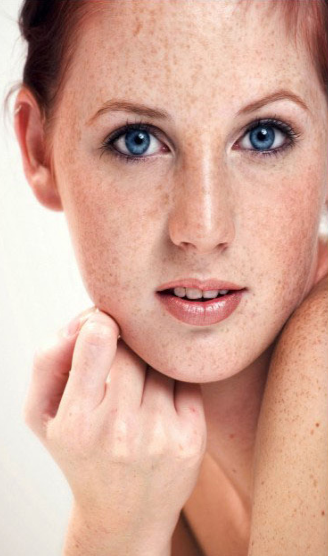
%> input picture MATLAB/Day08/portrait4.jpg, 328 x 556 px
$ octave main.m   (GNU Octave 9; MATLAB toolbox functions it lacks are replaced by stand-ins)
%> lines starting %> are read from the running program, lines starting %| are printed output that depends on the picture; in (x1, y1, x2, y2) boxes, pixels count from 0 and x2, y2 are one past the last pixel; in counts of white or black regions, pixels touching at a corner belong together; the program's own positions count from 1
### MATLAB/Day08/loadImage.m
function img = loadImage(filename)
%> called with filename = 'portrait4.jpg'
% LOADIMAGE 从 input/ 目录加载预选图片, 返回 double 类型 [0,1] 图像
%
%   img = loadImage(filename)
%
%   输入:
%       filename - input/ 下的图片文件名 (如 'portrait1.jpeg')
%   输出:
%       img      - HxWx3 的 double 图像, 值域 [0, 1]

    baseDir = fileparts(mfilename('fullpath'));
    if isempty(baseDir)
        baseDir = pwd;
    end
    inputDir = fullfile(baseDir, 'input');

    imgPath = fullfile(inputDir, filename);
    if ~isfile(imgPath)
        error('Image not found: %s', imgPath);
    end

    img = im2double(imread(imgPath));

    fprintf('[loadImage] Loaded: %s  (%.0f x %.0f)\n', filename, size(img,2), size(img,1));
%| [loadImage] Loaded: portrait4.jpg  (328 x 556)
end

### MATLAB/Day08/detectSkin_2.m
function skinMask = detectSkin_2(img)
% DETECTSKIN_2  YCbCr 色彩空间皮肤软掩膜 (借鉴 Day09 流程)
%   1. Y/Cb/Cr 阈值 → 二值掩膜
%   2. 形态学开闭 + 孔洞填充 + 小面积去除
%   3. Y 亮度加权 + S 饱和度保护 → 高斯羽化软掩膜
%
%   skinMask = detectSkin_2(img)
%
%   输入:
%       img      - HxWx3 double 图像 [0,1]
%   输出:
%       skinMask - HxW double 软掩膜 [0,1]

    ycbcr = rgb2ycbcr(img);
%> ycbcr: size 556x328x3 double; mean of channels 1, 2, 3 0.667, 0.448, 0.582
    Y  = ycbcr(:,:,1);
    Cb = ycbcr(:,:,2);
    Cr = ycbcr(:,:,3);

    % ---- Step 1: 二值掩膜 (Day09 YCbCr 阈值) ----
    skinCb = (Cb >= 77/255)  & (Cb <= 127/255);
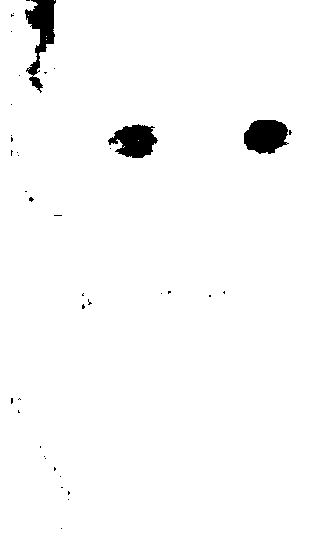
%> skinCb: size 556x328 logical; 98% white; 40 black regions (37 under 20 px), largest, box (x1, y1, x2, y2) and area: (25, 0, 56, 93) 1238, (244, 120, 289, 154) 1175, (108, 124, 158, 158) 1103
    skinCr = (Cr >= 133/255) & (Cr <= 173/255);
%> skinCr: size 556x328 logical; 85% white; 40 black regions (29 under 20 px), largest, box (x1, y1, x2, y2) and area: (0, 0, 93, 556) 24130, (243, 119, 289, 151) 956, (109, 125, 157, 156) 922
    skinY  = (Y  >  40/255)  & (Y  <  245/255);
%> skinY: size 556x328 logical; 98.3% white; 37 black regions (28 under 20 px), largest, box (x1, y1, x2, y2) and area: (25, 0, 69, 101) 2315, (108, 124, 149, 146) 239, (246, 122, 290, 137) 182
    maskBin = skinCb & skinCr & skinY;
%> maskBin: size 556x328 logical; 83.6% white; 61 black regions (47 under 20 px), largest, box (x1, y1, x2, y2) and area: (0, 0, 93, 556) 24130, (25, 0, 69, 101) 2365, (243, 119, 292, 154) 1199

    % ---- Step 2: 形态学处理 ----
    maskBin = imopen(maskBin,  strel('disk', 1));
%> maskBin: size 556x328 logical; 83.4% white; 51 black regions (40 under 20 px), largest, box (x1, y1, x2, y2) and area: (0, 0, 93, 556) 24156, (25, 0, 69, 101) 2444, (243, 119, 292, 154) 1214
    maskBin = imclose(maskBin, strel('disk', 3));
%> maskBin: size 556x328 logical; 83.8% white; 14 black regions, largest, box (x1, y1, x2, y2) and area: (0, 0, 92, 556) 24037, (25, 0, 66, 98) 2386, (244, 120, 291, 154) 1195

    holes      = imfill(maskBin, 'holes') & ~maskBin;
%> holes: size 556x328 logical; 1.7% white; 11 white regions, largest, box (x1, y1, x2, y2) and area: (244, 120, 291, 154) 1195, (109, 125, 157, 158) 1162, (18, 111, 28, 148) 279
    smallHoles = holes & ~bwareaopen(holes, 350);
%> smallHoles: size 556x328 logical; 0.38% white; 9 white regions, largest, box (x1, y1, x2, y2) and area: (18, 111, 28, 148) 279, (61, 355, 71, 371) 108, (199, 298, 213, 307) 87
    maskBin    = maskBin | smallHoles;
%> maskBin: size 556x328 logical; 84.2% white; 5 black regions, box (x1, y1, x2, y2) and area: (0, 0, 92, 556) 24037, (25, 0, 66, 98) 2386, (244, 120, 291, 154) 1195, (109, 125, 157, 158) 1162, (321, 220, 328, 233) 70

    maskBin = bwareaopen(maskBin, 80);

    % ---- Step 3: 亮度/饱和度加权 → 软掩膜 ----
    skinMask = imgaussfilt(double(maskBin), 4);

    lightWeight = min(max((Y - 0.10) / 0.18, 0), 1);

    hsvImg = rgb2hsv(img);
%> hsvImg: size 556x328x3 double; mean H, S, V 0.0942, 0.312, 0.833
    S = hsvImg(:,:,2);
    satProtection = 1 - 0.70 * min(max((S - 0.48) / 0.30, 0), 1);

    skinMask = skinMask .* lightWeight .* satProtection;
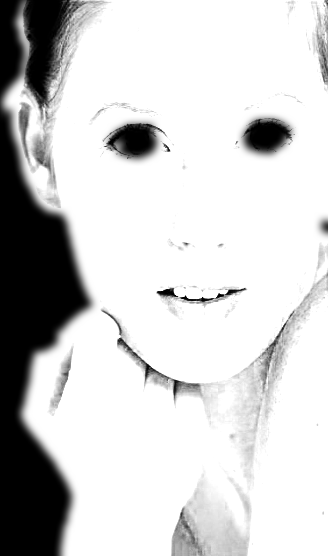
%> skinMask: size 556x328 double; min 0, max 1, mean 0.812
    skinMask = max(0, min(1, skinMask));

    fprintf('[detectSkin_2] YCbCr soft skin mask generated.\n');
end

### MATLAB/Day08/detectFeatures_1.m
function [lipMask, cheekMask] = detectFeatures_1(img, skinMask)
% DETECTFEATURES_1  五官定位 (借鉴 Day09 唇部 + 眼部估计布局)
%   1. 从皮肤掩膜估算人脸边界框
%   2. 在脸部上半区寻找双瞳暗区 → 计算眼连线
%   3. 面颊中心 = 眼连线向下平移
%   4. 唇部: 面部下半区的红色分量优势 + ROI
%
%   [lipMask, cheekMask] = detectFeatures_1(img, skinMask)
%
%   输入:
%       img       - HxWx3 double 原图 [0,1]
%       skinMask  - HxW double 皮肤软掩膜 [0,1]
%   输出:
%       lipMask   - HxW double 唇部软掩膜 [0,1]
%       cheekMask - HxW double 面颊软掩膜 [0,1]

    [h, w, ~] = size(img);
%> h = 556; w = 328

    % ========== 人脸边界框估算 ==========
    [rows, cols] = find(skinMask > 0.25);
%> rows = 154839 values from 1 to 556; cols = 154839 values from 1 to 328
    if isempty(rows)
        lipMask   = zeros(h, w);
        cheekMask = zeros(h, w);
        fprintf('[detectFeatures_1] No skin region found.\n');
        return;
    end

    rowMin  = max(1,      min(rows));
%> rowMin = 1
    rowMax  = min(h,      max(rows));
%> rowMax = 556
    colMin  = max(1,      min(cols));
%> colMin = 1
    colMax  = min(w,      max(cols));
%> colMax = 328
    faceH   = rowMax - rowMin;
%> faceH = 555
    faceW   = colMax - colMin;
%> faceW = 327
    cx      = (colMin + colMax) / 2;
%> cx = 164.5

    % ========== 眼部估计 (暗色区域) ==========
    % 搜索范围: 脸部上方 20%~45% 高度
    eyeTop    = max(1,      round(rowMin + faceH * 0.20));
%> eyeTop = 112
    eyeBot    = min(h,      round(rowMin + faceH * 0.45));
%> eyeBot = 251
    eyeLeft   = max(1,      round(cx - faceW * 0.25));
%> eyeLeft = 83
    eyeRight  = min(w,      round(cx + faceW * 0.25));
%> eyeRight = 246

    % HSV 只用一次
    hsvImg = rgb2hsv(img);

    % 在 HSV 中用 1-V 表示暗度, 叠加皮肤掩膜约束
    darkness = (1 - hsvImg(:,:,3)) .* skinMask;

    % 仅在眼部 ROI 内寻找
    eyeCrop = darkness(eyeTop:eyeBot, eyeLeft:eyeRight);
    threshold = 0.45;   % 暗度阈值
    eyeBin = eyeCrop > threshold;
%> eyeBin: size 140x164 logical; 2.7% white; 15 white regions (11 under 20 px), largest, box (x1, y1, x2, y2) and area: (72, 15, 98, 48) 276, (16, 22, 37, 46) 162, (49, 0, 81, 7) 117, (150, 25, 160, 38) 42
    eyeBin = bwareaopen(eyeBin, 50);
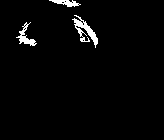
%> eyeBin: size 140x164 logical; 2.4% white; 3 white regions, box (x1, y1, x2, y2) and area: (72, 15, 98, 48) 276, (16, 22, 37, 46) 162, (49, 0, 81, 7) 117

    % 连通域分析 → 找两个最显著的眼部暗区
    CC = bwconncomp(eyeBin);
%> CC = 3 connected components
    stats = regionprops(CC, 'Centroid', 'Area');
%> stats = 3 regions; Area and Centroid: 276 [86 31.5], 162 [26.5 37.6], 117 [66.8 3.4]
    if length(stats) < 2
        % 降级: 按面部比例硬估眼位
        leftEyeX  = cx - faceW * 0.14;
        leftEyeY  = rowMin + faceH * 0.32;
        rightEyeX = cx + faceW * 0.14;
        rightEyeY = leftEyeY;
    else
        areas = [stats.Area];
%> areas = [162 117 276]
        [~, order] = sort(areas, 'descend');
%> order = [3 1 2]
        centroids = cat(1, stats(order(1:min(2,end))).Centroid);
%> centroids = [86.01 31.46; 26.47 37.63]
        if size(centroids, 1) >= 2
            leftPt  = centroids(1,:);
%> leftPt = [86.01 31.46]
            rightPt = centroids(2,:);
%> rightPt = [26.47 37.63]
            if leftPt(1) > rightPt(1)
                tmp = leftPt; leftPt = rightPt; rightPt = tmp;
%> after `tmp = leftPt`: tmp = [86.01 31.46]
%> after `leftPt = rightPt`: leftPt = [26.47 37.63]
%> after `rightPt = tmp`: rightPt = [86.01 31.46]
            end
            leftEyeX  = eyeLeft - 1 + leftPt(1);
%> leftEyeX = 108.5
            leftEyeY  = eyeTop  - 1 + leftPt(2);
%> leftEyeY = 148.6
            rightEyeX = eyeLeft - 1 + rightPt(1);
%> rightEyeX = 168
            rightEyeY = eyeTop  - 1 + rightPt(2);
%> rightEyeY = 142.5
        else
            leftEyeX  = cx - faceW * 0.14;
            leftEyeY  = rowMin + faceH * 0.32;
            rightEyeX = cx + faceW * 0.14;
            rightEyeY = leftEyeY;
        end
    end

    eyeMidY = (leftEyeY + rightEyeY) / 2;
%> eyeMidY = 145.5
    fprintf('[detectFeatures_1] Eyes: (%.0f,%.0f) / (%.0f,%.0f)\n', ...
            leftEyeX, leftEyeY, rightEyeX, rightEyeY);
%| [detectFeatures_1] Eyes: (108,149) / (168,142)

    % ========== 面颊: 眼连线向下平移 ==========
    % 平移量 = 眼到下脸颊中心的距离 (约 faceH * 0.24)
    cheekCY = round(eyeMidY + faceH * 0.24);
%> cheekCY = 279
    % 水平偏移: 两侧各移出眼宽的 ~50%
    eyeDist = abs(rightEyeX - leftEyeX);
%> eyeDist = 59.54
    if eyeDist < 20, eyeDist = faceW * 0.28; end
    leftCX  = round(leftEyeX  - eyeDist * 0.28);
%> leftCX = 92
    rightCX = round(rightEyeX + eyeDist * 0.28);
%> rightCX = 185

    rx = round(eyeDist * 0.32);      % 椭圆半长轴
%> rx = 19
    ry = round(faceH   * 0.08);      % 椭圆半短轴
%> ry = 44

    [X, Y] = meshgrid(1:w, 1:h);
    leftDist  = ((X - leftCX)  / rx).^2 + ((Y - cheekCY) / ry).^2;
    rightDist = ((X - rightCX) / rx).^2 + ((Y - cheekCY) / ry).^2;

    leftSoft  = exp(-leftDist  * 3.5);
    rightSoft = exp(-rightDist * 3.5);
    cheekSoft = max(leftSoft, rightSoft);

    cheekMask = cheekSoft .* skinMask;
    cheekMask(cheekMask < 0.12) = 0;
    if max(cheekMask(:)) > 0
        cheekMask = cheekMask / max(cheekMask(:));
    end

    % ========== 唇部检测 (Day09 风格) ==========
    R = img(:,:,1);
    G = img(:,:,2);
    B = img(:,:,3);
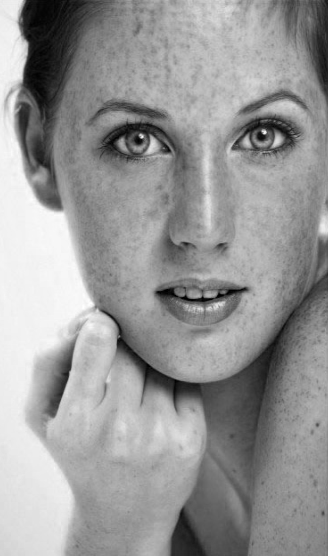
%> B: size 556x328 double; min 0, max 1, mean 0.595
    redness = R - 0.5 * (G + B);
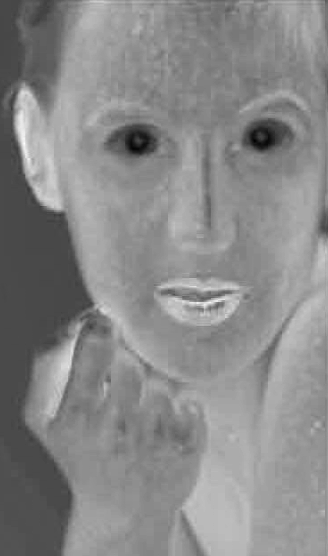
%> redness: size 556x328 double; min -0.212, max 0.565, mean 0.205; drawn with min black and max white

    H = hsvImg(:,:,1);
    S = hsvImg(:,:,2);
    V = hsvImg(:,:,3);

    redHue = (H <= 0.08) | (H >= 0.94);
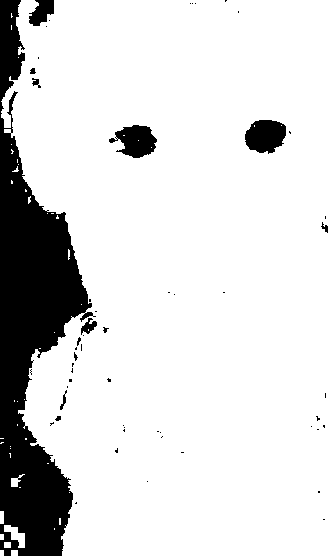
%> redHue: size 556x328 logical; 85.6% white; 55 black regions (44 under 20 px), largest, box (x1, y1, x2, y2) and area: (0, 0, 96, 556) 23237, (245, 120, 286, 154) 1069, (109, 125, 157, 158) 999

    % 唇部 ROI: 面部下半区, 居中
    lipTop   = round(rowMin + faceH * 0.72);
%> lipTop = 401
    lipBot   = rowMax;
%> lipBot = 556
    lipLeft  = round(cx - faceW * 0.18);
%> lipLeft = 106
    lipRight = round(cx + faceW * 0.18);
%> lipRight = 223

    lipROI = false(h, w);
    lipROI(max(1,lipTop):lipBot, max(1,lipLeft):min(w,lipRight)) = true;
%> lipROI: size 556x328 logical; 10.1% white; 1 white region, box (x1, y1, x2, y2) and area: (105, 400, 223, 556) 18408

    lipMaskBin = lipROI & redHue & (S >= 0.30) & (V >= 0.18) & ...
                 (redness >= 0.15) & (R > 1.10 * G) & (R > 1.10 * B);
%> lipMaskBin: size 556x328 logical; 4.5% white; 44 white regions (38 under 20 px), largest, box (x1, y1, x2, y2) and area: (164, 400, 223, 556) 5773, (105, 488, 156, 556) 2138, (109, 460, 125, 469) 91, (105, 429, 108, 447) 33, (140, 400, 145, 407) 29, (161, 502, 172, 508) 28
    lipMaskBin = imopen(lipMaskBin,  strel('disk', 1));
%> lipMaskBin: size 556x328 logical; 4.4% white; 13 white regions (9 under 20 px), largest, box (x1, y1, x2, y2) and area: (164, 400, 223, 556) 5732, (105, 489, 154, 556) 2054, (110, 461, 125, 468) 75, (140, 400, 145, 407) 26
    lipMaskBin = imclose(lipMaskBin, strel('disk', 2));
%> lipMaskBin: size 556x328 logical; 4.5% white; 9 white regions (5 under 20 px), largest, box (x1, y1, x2, y2) and area: (164, 400, 223, 556) 5866, (105, 489, 154, 556) 2168, (110, 461, 125, 468) 75, (140, 400, 145, 407) 26
    lipMaskBin = bwareaopen(lipMaskBin, 15);
    if any(lipMaskBin(:))
        lipMaskBin = bwareafilt(lipMaskBin, 1);
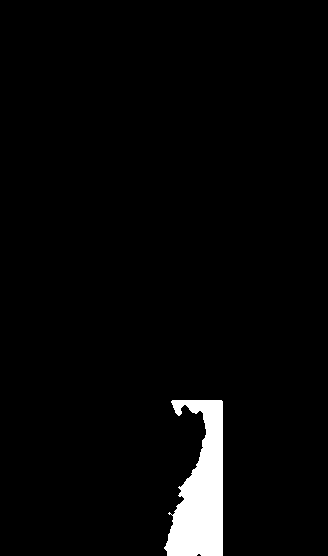
%> lipMaskBin: size 556x328 logical; 3.2% white; 1 white region, box (x1, y1, x2, y2) and area: (164, 400, 223, 556) 5866
    end

    lipMask = imgaussfilt(double(lipMaskBin), 1.5);
    if max(lipMask(:)) > 0
        lipMask = lipMask / max(lipMask(:));
    end

    fprintf('[detectFeatures_1] Lip & cheek masks generated.\n');
end

### MATLAB/Day08/applyBlush_1.m
function result = applyBlush_1(img, cheekMask)
% APPLYBLUSH_1  面颊腮红绘制
%   在面颊区域叠加粉色调, 按掩膜强度控制透明度,
%   产生自然的腮红效果.
%
%   result = applyBlush_1(img, cheekMask)
%
%   输入:
%       img       - HxWx3 double 图像 [0,1]
%       cheekMask - HxW double 面颊软掩膜 [0,1]
%   输出:
%       result    - HxWx3 double 腮红后图像 [0,1]

    % 腮红颜色 (粉色调)
    blushColor = [1.0, 0.45, 0.55];

    % 按掩膜强度计算透明度
    alpha = cheekMask * 0.38;          % 最大不透明度 38%
    alpha = min(alpha, 1);

    % 叠色: result = img * (1-alpha) + blush * alpha
    result = img;
    for c = 1:3
        result(:,:,c) = result(:,:,c) .* (1 - alpha) + blushColor(c) * alpha;
    end

    fprintf('[applyBlush_1] Blush applied.\n');
end

### MATLAB/Day08/enhanceLip_1.m
function result = enhanceLip_1(img, lipMask)
% ENHANCELIP_1  唇部颜色增强
%   在 HSV 空间中对唇部区域提升饱和度,
%   并微调色调偏向红色, 让嘴唇更红润.
%
%   result = enhanceLip_1(img, lipMask)
%
%   输入:
%       img     - HxWx3 double 图像 [0,1]
%       lipMask - HxW double 唇部软掩膜 [0,1]
%   输出:
%       result  - HxWx3 double 唇色增强后图像 [0,1]

    hsv = rgb2hsv(img);
    H = hsv(:,:,1);
    S = hsv(:,:,2);
    V = hsv(:,:,3);

    % 色调向红色偏移: H 越接近 0 (红) 越保留, 否则略微拉向 0
    H_adj = H;
    redShift = 0.15;
    lipActive = lipMask > 0.2;
    % 将非红唇区域色调向 0 (红色) 收缩
    H_adj(lipActive) = H_adj(lipActive) * (1 - redShift);

    % 提升饱和度
    satBoost = 0.45;
    S_adj = min(S .* (1 + satBoost * lipMask), 1);

    hsvAdj = cat(3, H_adj, S_adj, V);
    enhanced = hsv2rgb(hsvAdj);

    result = img .* (1 - lipMask) + enhanced .* lipMask;

    fprintf('[enhanceLip_1] Lip color enhanced.\n');
end

### MATLAB/Day08/smoothSkin_1.m
function result = smoothSkin_1(img, skinMask)
% SMOOTHSKIN_1  基于引导滤波的保边磨皮
%   使用 imguidedfilter 对图像进行边缘保持平滑,
%   仅对皮肤区域生效, 非皮肤区域保留原图.
%
%   result = smoothSkin_1(img, skinMask)
%
%   输入:
%       img      - HxWx3 double 原图 [0,1]
%       skinMask - HxW double 皮肤软掩膜 [0,1]
%   输出:
%       result   - HxWx3 double 磨皮后图像 [0,1]

    if exist('imguidedfilter', 'file') == 2
        % 引导滤波: 保边平滑
        smoothed = imguidedfilter(img, ...
            'NeighborhoodSize', [5 5], ...
            'DegreeOfSmoothing', 0.5);
    else
        % 降级: 逐通道高斯模糊
        smoothed = zeros(size(img));
        for c = 1:3
            smoothed(:,:,c) = imgaussfilt(img(:,:,c), 2);
        end
    end

    % 仅在皮肤区域混合
    result = img .* (1 - skinMask) + smoothed .* skinMask;

    fprintf('[smoothSkin_1] Guided-filter smoothing done.\n');
end

### MATLAB/Day08/whitenSkin_2.m
function result = whitenSkin_2(img, skinMask)
% WHITENSKIN_2  基于 Gamma 曲线 + 降饱和的美白
%   对图像整体施加 Gamma < 1 的曲线提亮中间调,
%   并适度降低皮肤饱和度, 获得"通透白"效果.
%
%   result = whitenSkin_2(img, skinMask)
%
%   输入:
%       img      - HxWx3 double 原图 [0,1]
%       skinMask - HxW double 皮肤软掩膜 [0,1]
%   输出:
%       result   - HxWx3 double 美白后图像 [0,1]

    gamma = 0.82;   % <1 提亮中间调
    whitened = img .^ gamma;

    % 适度降低饱和度
    hsv = rgb2hsv(whitened);
    hsv(:,:,2) = hsv(:,:,2) * 0.82;
    whitened = hsv2rgb(hsv);

    % 仅皮肤区域混合
    result = img .* (1 - skinMask) + whitened .* skinMask;

    fprintf('[whitenSkin_2] Gamma-curve whitening done (gamma=%.2f).\n', gamma);
end

### MATLAB/Day08/main.m
% ============================================================
%  MAIN.M  —  美颜流水线主脚本
%  ============================================================
%  通过修改下方的 CONFIGURATION 区域组合不同算法,
%  运行脚本即可依次完成:
%    1. 加载图片    2. 皮肤掩膜    3. 五官/面颊定位
%    4. 磨皮        5. 美白        6. 唇色增强    7. 腮红
% ============================================================

clear; close all; clc;

% ---------- 确保脚本所在目录为工作目录 ----------
scriptDir = fileparts(mfilename('fullpath'));
if ~isempty(scriptDir)
    cd(scriptDir);
end
addpath(genpath(scriptDir));

% ======================== CONFIGURATION ========================

% -- 输入图片 (input/ 下的文件名) --
INPUT_IMAGE  = 'portrait4.jpg';

% -- 皮肤检测方法 --
%    1 = HSV 色彩空间 (detectSkin_1)
%    2 = YCbCr 色彩空间 (detectSkin_2)
SKIN_METHOD  = 2;

% -- 磨皮方法 --
%    1 = 引导滤波保边磨皮  (smoothSkin_1)
%    2 = 表面模糊细节磨皮  (smoothSkin_2)
%    3 = 双边滤波保边磨皮  (smoothSkin_3)
SMOOTH_METHOD = 1;

% -- 美白方法 --
%    1 = HSV 提亮 + 降饱和 (whitenSkin_1)
%    2 = Gamma 曲线美白    (whitenSkin_2)
WHITEN_METHOD = 2;

% -- 输出控制 --
SAVE_INTERMEDIATE = true;        % 是否保存每阶段结果
OUTPUT_DIR        = 'output';    % 输出目录

% ===============================================================

%% ==================== STEP 1: 加载图片 ====================
fprintf('\n========== STEP 1: Load Image ==========\n');
img = loadImage(INPUT_IMAGE);

if SAVE_INTERMEDIATE
    if ~exist(OUTPUT_DIR, 'dir'), mkdir(OUTPUT_DIR); end
    imwrite(img, fullfile(OUTPUT_DIR, 'step1_original.png'));
end

%% ==================== STEP 2: 皮肤掩膜 ====================
fprintf('\n========== STEP 2: Skin Mask ==========\n');
switch SKIN_METHOD
    case 1
        skinMask = detectSkin_1(img);
    case 2
        skinMask = detectSkin_2(img);
    otherwise
        error('Unknown SKIN_METHOD: %d', SKIN_METHOD);
end

if SAVE_INTERMEDIATE
    imwrite(skinMask, fullfile(OUTPUT_DIR, 'step2_skinMask.png'));
end

%% ==================== STEP 3: 五官 & 面颊定位 ====================
fprintf('\n========== STEP 3: Feature Detection ==========\n');
[lipMask, cheekMask] = detectFeatures_1(img, skinMask);

if SAVE_INTERMEDIATE
    imwrite(lipMask,   fullfile(OUTPUT_DIR, 'step3_lipMask.png'));
    imwrite(cheekMask, fullfile(OUTPUT_DIR, 'step3_cheekMask.png'));
end

%% ==================== STEP 4: 磨皮 ====================
fprintf('\n========== STEP 4: Skin Smoothing ==========\n');
switch SMOOTH_METHOD
    case 1
        img = smoothSkin_1(img, skinMask);
    case 2
        img = smoothSkin_2(img, skinMask);
    otherwise
        error('Unknown SMOOTH_METHOD: %d', SMOOTH_METHOD);
end

if SAVE_INTERMEDIATE
    imwrite(img, fullfile(OUTPUT_DIR, 'step4_smoothed.png'));
end

%% ==================== STEP 5: 美白 ====================
fprintf('\n========== STEP 5: Skin Whitening ==========\n');
switch WHITEN_METHOD
    case 1
        img = whitenSkin_1(img, skinMask);
    case 2
        img = whitenSkin_2(img, skinMask);
    otherwise
        error('Unknown WHITEN_METHOD: %d', WHITEN_METHOD);
end

if SAVE_INTERMEDIATE
    imwrite(img, fullfile(OUTPUT_DIR, 'step5_whitened.png'));
end

%% ==================== STEP 6: 唇部增强 ====================
fprintf('\n========== STEP 6: Lip Enhancement ==========\n');
img = enhanceLip_1(img, lipMask);

if SAVE_INTERMEDIATE
    imwrite(img, fullfile(OUTPUT_DIR, 'step6_lipEnhanced.png'));
end

%% ==================== STEP 7: 腮红 ====================
fprintf('\n========== STEP 7: Blush ==========\n');
img = applyBlush_1(img, cheekMask);

if SAVE_INTERMEDIATE
    imwrite(img, fullfile(OUTPUT_DIR, 'step7_final.png'));
end

%% ==================== 完成 ====================
fprintf('\n========== Pipeline Complete ==========\n');
fprintf('Final result saved to: %s\n', fullfile(OUTPUT_DIR, 'step7_final.png'));

% 展示最终效果
figure('Name', 'Beauty Pipeline Result', 'NumberTitle', 'off');
imshow(img);
title(sprintf('Final (Skin=%d | Smooth=%d | Whiten=%d)', ...
      SKIN_METHOD, SMOOTH_METHOD, WHITEN_METHOD));
